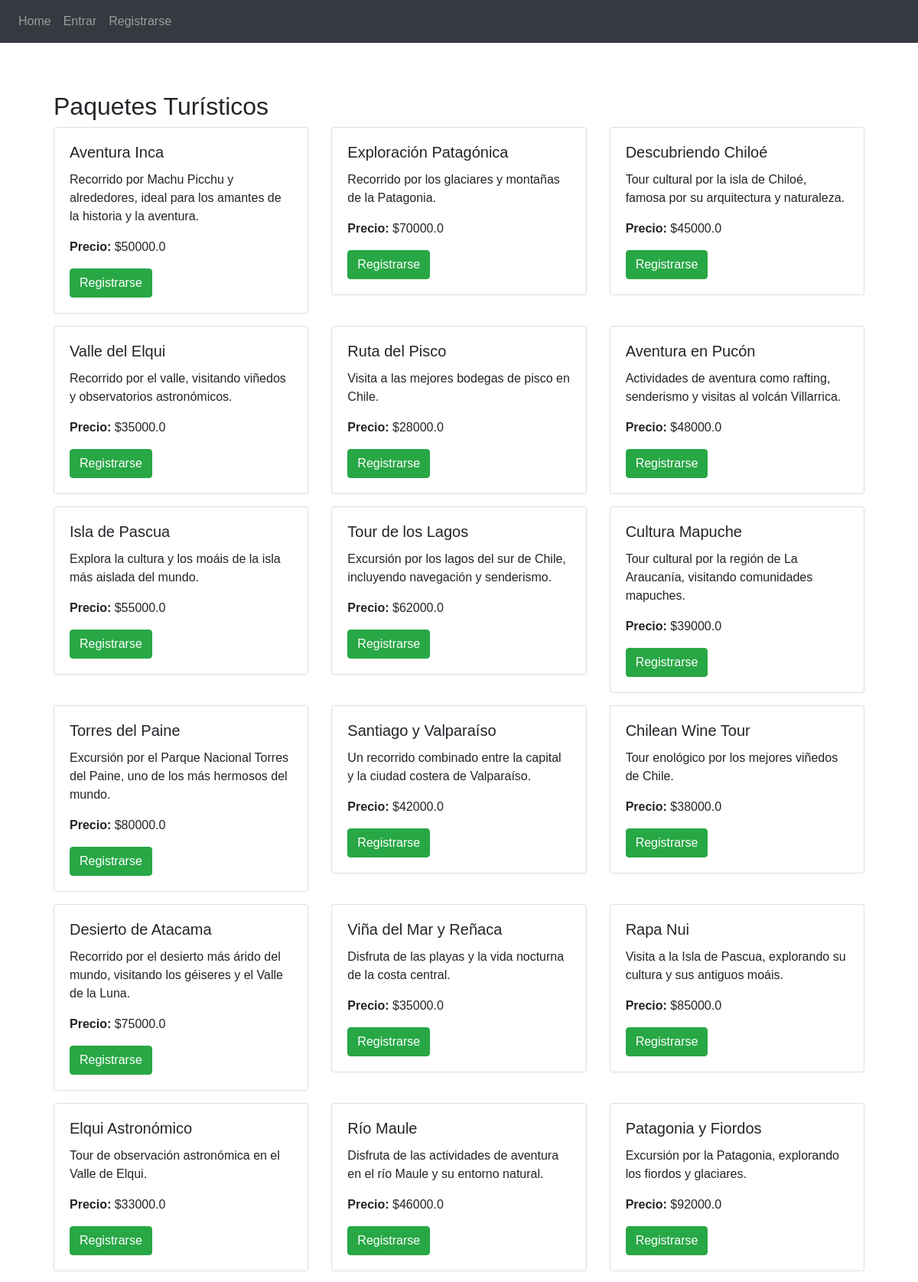
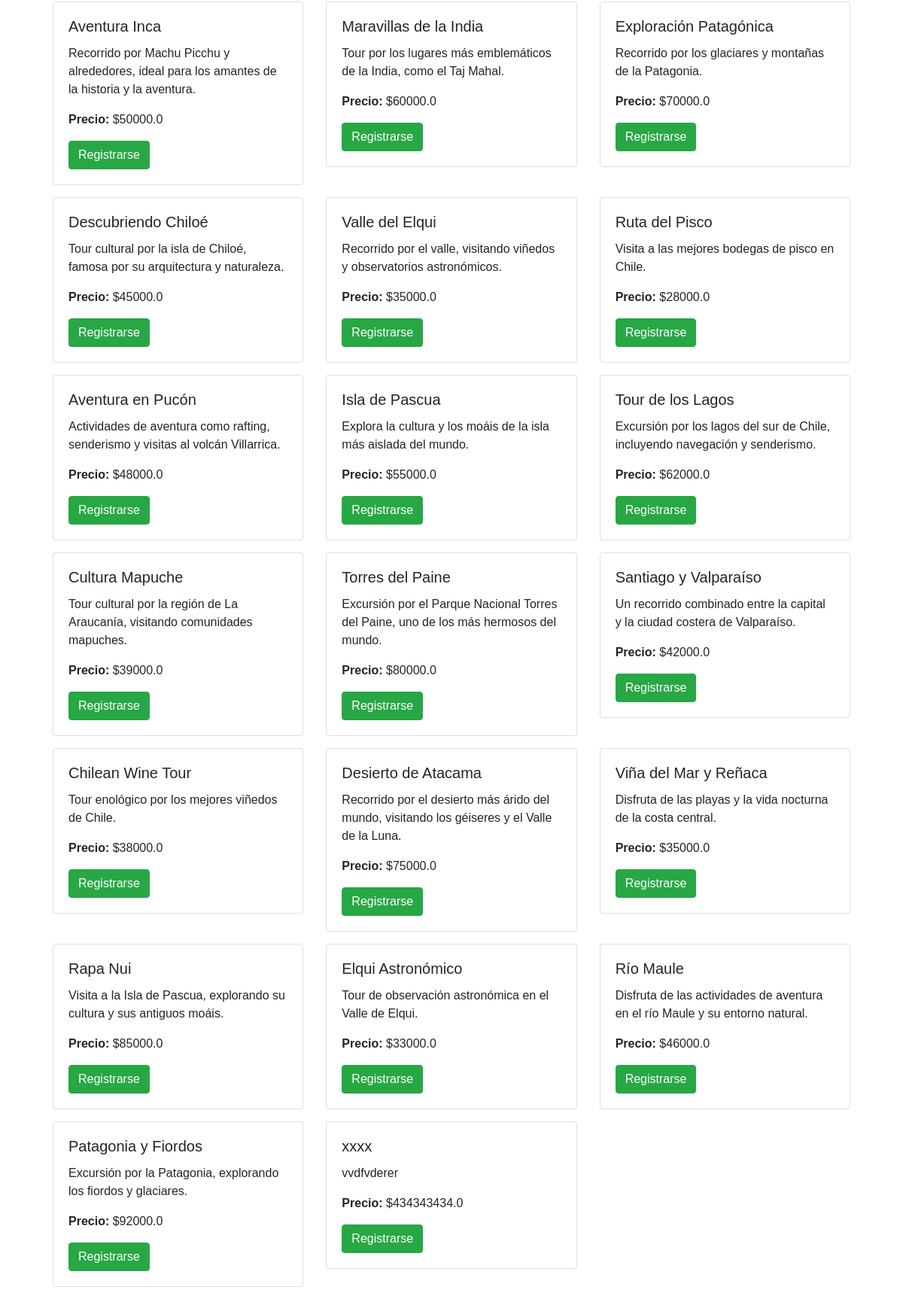
/reserve/packages, run on an earlier commit of the app's database (2 pictures, top to bottom).
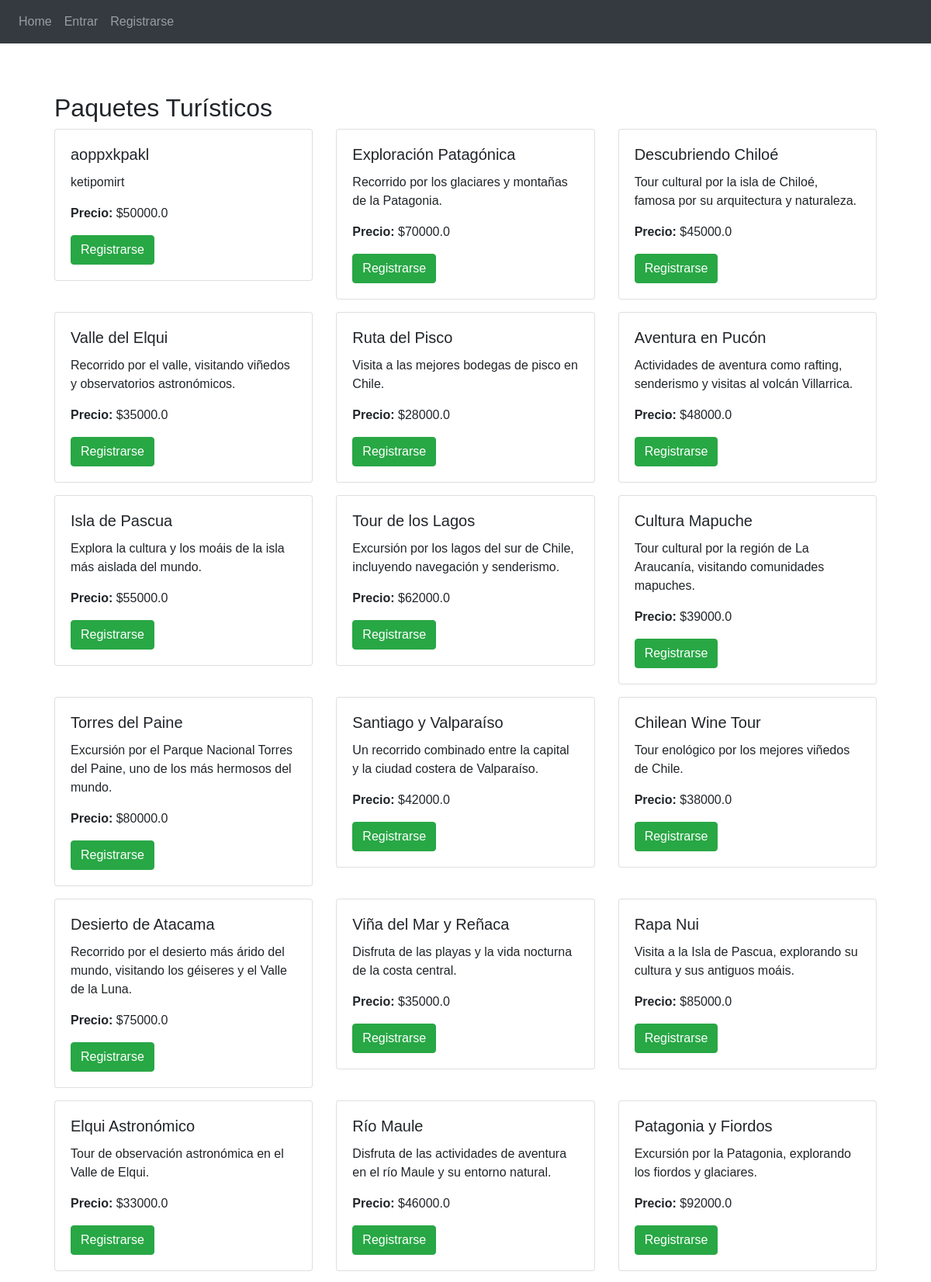
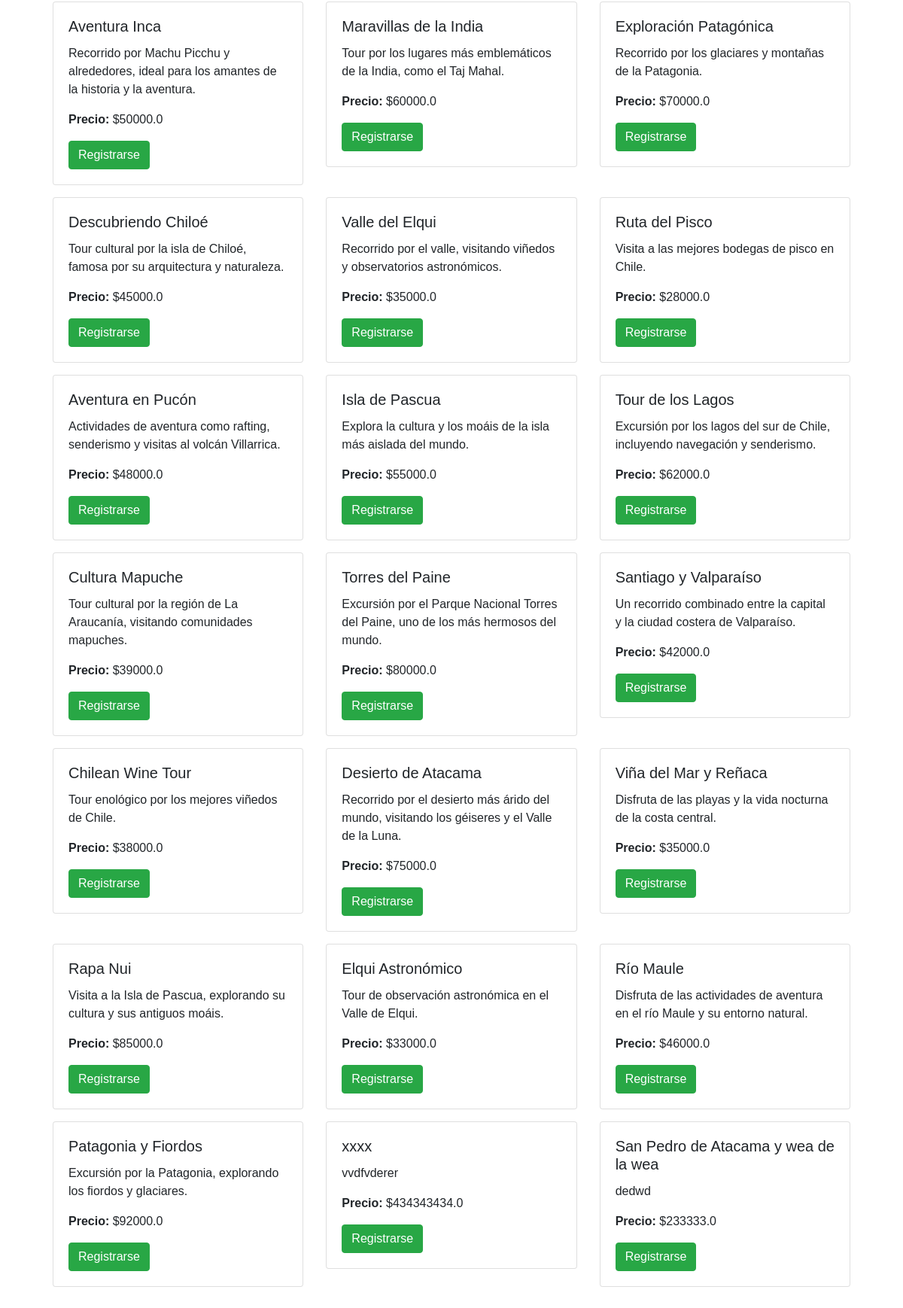
And on a later commit of the database (2 pictures, top to bottom).
### app/travel/models.py (models this page shows, shortened)
class Package(db.Model):
    __tablename__ = 'packages'
    id = db.Column(db.Integer, primary_key=True)
    name = db.Column(db.String(100), nullable=False)
    description = db.Column(db.Text, nullable=False)
    price = db.Column(db.Float, nullable=False)
    available_from = db.Column(db.Date, nullable=False)
    available_to = db.Column(db.Date, nullable=False)
    reservations = db.relationship('Reservation', backref='package_related', lazy=True)
    destinations = db.relationship('Destination', secondary=package_destinations, backref=db.backref('packages', lazy='dynamic'))

### app/travel/routes.py (the view)
@travel.route('/packages')
def packages():
    packages = Package.query.all()
    return render_template('travel/packages.html', packages=packages)

### app/templates/travel/packages.html
{% extends "base.html" %}
{% block content %}
<div class="container mt-4">
    <h2>Paquetes Turísticos</h2>
    <div class="row">
        {% for package in packages %}
        <div class="col-md-4">
            <div class="card mb-3">
                <div class="card-body">
                    <h5 class="card-title">{{ package.name }}</h5>
                    <p class="card-text">{{ package.description }}</p>
                    <p class="card-text"><strong>Precio:</strong> ${{ package.price }}</p>
                    {% if current_user.is_authenticated %}
                        <a href="{{ url_for('travel.reserve', package_id=package.id) }}" class="btn btn-primary">
                            Reservar Destino
                        </a>
                    {% else %}
                        <a href="{{ url_for('auth.register') }}" class="btn btn-success">
                            Registrarse
                        </a>
                    {% endif %}
                </div>
            </div>
        </div>
        {% endfor %}
    </div>
</div>
{% endblock %}

What changed in the data, as far as the page shows it:
changed Package: name "Aventura Inca" → "aoppxkpakl"; description "Recorrido por Machu Picchu y alrededores, ideal para los amantes de la historia y la aventura." → "ketipomirt"
added Package: name "San Pedro de Atacama y wea de la wea", description "dedwd", price "233333.0"
